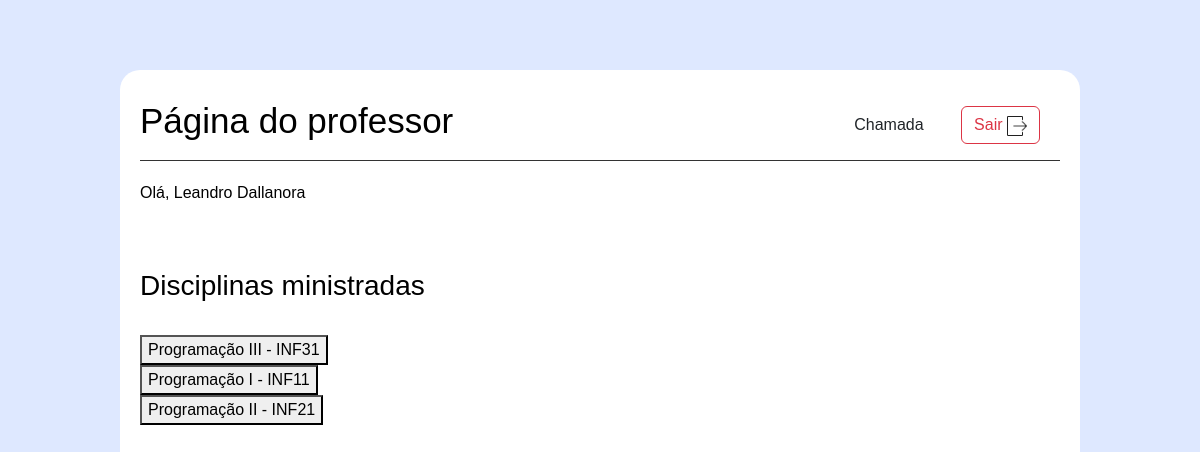
/QRcode/index.php (signed in), run on the app's committed database.
### tables this page shows
CREATE TABLE IF NOT EXISTS `disciplina` (
  `id_disciplinas` int NOT NULL AUTO_INCREMENT,
  `nome_disciplina` varchar(255) DEFAULT NULL,
  PRIMARY KEY (`id_disciplinas`)
);

CREATE TABLE IF NOT EXISTS `turma` (
  `id_turma` int NOT NULL AUTO_INCREMENT,
  `nome_turma` varchar(255) NOT NULL,
  PRIMARY KEY (`id_turma`)
);

### QRcode/index.php (the view, shortened to what this page needs)
<?php
include "../conecta.php";
?>
<!DOCTYPE HTML>
<html lang="pt-BR">
<head>
    <link href="../css/bootstrap.min.css" rel="stylesheet">
    <link href="../css/bootstrap.min.css" rel="stylesheet">
    <link rel="stylesheet" href="../css/layout.css">
</head>
<body>
    <div class="container">
        <header>
            <h2 style="font-size: 35px;">Página do professor </h2>
            <nav>
                <ul>
                    <li><a href="chamada.php"><button type="button" class="btn btn-outline-secundary">Chamada</button></a></td></a></li>
                    <li><a href="../login/logout.php"><button type="button" class="btn btn-outline-danger">Sair <img src="../img/logout.png" width="20" height="20"></button></a></td></a></li>
                </ul>
            </nav>
        </header>
        <main>
            <section>
                <p style="font-size: 25;">Olá, <?php echo $_SESSION['user']; ?></p>
                <br><br>
                <h3>Disciplinas ministradas</h3><br>
                <?php
                $select_professor = "SELECT DISTINCT id_disciplinas, nome_disciplina, nome_turma, id_turma FROM disciplina
                INNER JOIN horario ON fk_disciplina_id_disciplina = id_disciplinas
                INNER JOIN turma ON id_turma = fk_turma_id_turma
                WHERE fk_professor = " . $_SESSION['id_usuario'];
                $exe_prof = mysqli_query($conexao, $select_professor);
                while ($dados_prof = mysqli_fetch_assoc($exe_prof)) {
                    '<br>' ?>
                    <a style="text-decoration: none" href="../crud/crud_presenca/listar.php?id_disciplinas=<?php echo $dados_prof['id_disciplinas']; ?>&id_turma=<?php echo $dados_prof['id_turma']; ?>" onclick="mostraTurma()">
                        <button><?php echo $dados_prof['nome_disciplina'];
                                echo " - ";
                                echo $dados_prof['nome_turma'] ?> </button>
                    </a> <br>
                <?php
                }
                ?>
            </section>
        </main>
        <div id="qrcode">
            <div id="qr-reader"></div>
        </div>
</body>
</html>

### css/layout.css (style rules this page uses)
body { margin: 0; padding: 0; font-family: Arial, sans-serif; background-color: rgb(222, 232, 255); color: #000000; }
.container { width: 80%; margin: 0 auto; padding: 20px; background-color: white; border-radius: 20px; margin-top: 70px; }
header { display: flex; justify-content: space-between; align-items: center; padding: 10px 0; border-bottom: 1px solid #333; }
nav ul { list-style-type: none; margin: 0; padding: 0; }
nav ul li { display: inline; margin-right: 20px; }
nav ul li a { color: #000000; text-decoration: none; }
main { padding: 20px 0; }

### data on the page
disciplina: nome_disciplina "Programação III", turma.nome_turma "INF31"
disciplina: nome_disciplina "Programação I", turma.nome_turma "INF11"
disciplina: nome_disciplina "Programação II", turma.nome_turma "INF21"

### other printed values
$_SESSION['user'] "Leandro Dallanora"
